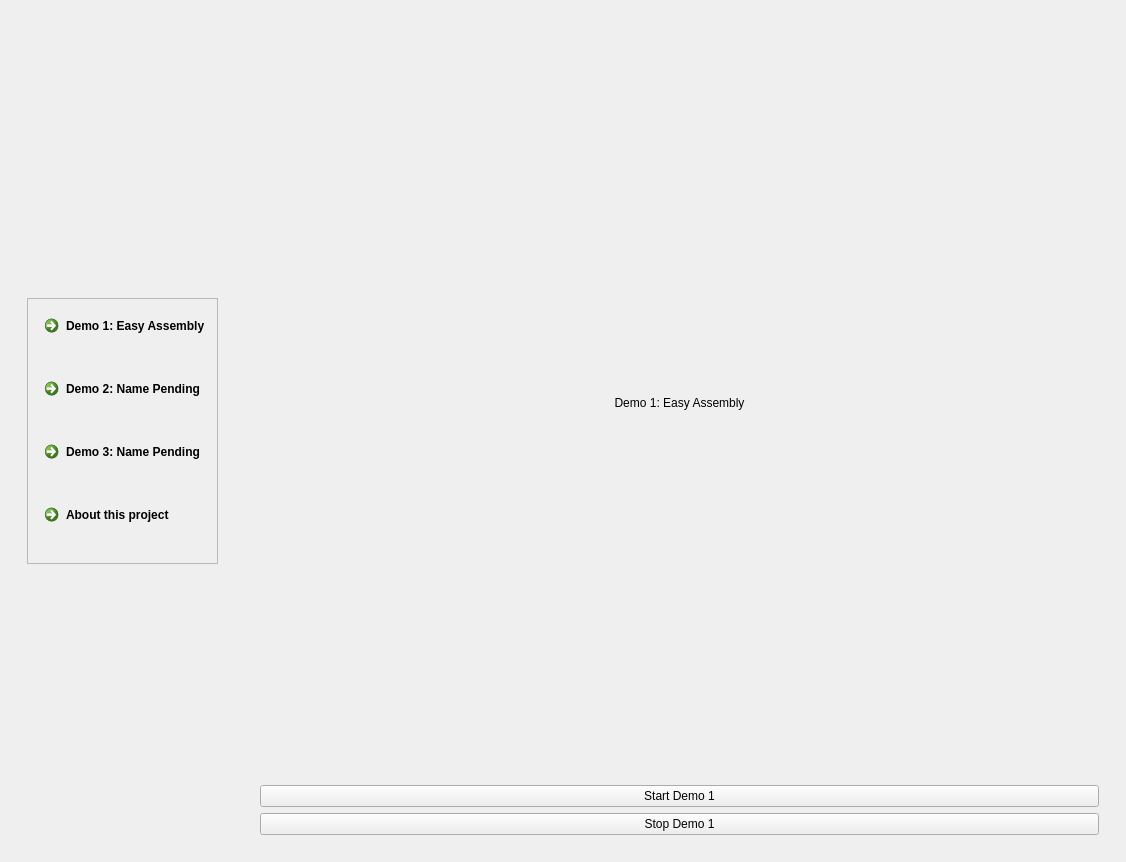
<?xml version="1.0" encoding="UTF-8"?>
<ui version="4.0">
 <class>MainWindow</class>
 <widget class="QMainWindow" name="MainWindow">
  <property name="geometry">
   <rect>
    <x>0</x>
    <y>0</y>
    <width>1126</width>
    <height>862</height>
   </rect>
  </property>
  <property name="windowTitle">
   <string>MainWindow</string>
  </property>
  <widget class="QWidget" name="centralwidget">
   <layout class="QGridLayout" name="gridLayout">
    <item row="0" column="0">
     <widget class="QWidget" name="WidgetMenu" native="true">
      <property name="maximumSize">
       <size>
        <width>500</width>
        <height>16777215</height>
       </size>
      </property>
      <layout class="QGridLayout" name="gridLayout_2">
       <item row="0" column="0">
        <widget class="QWidget" name="WidgetJustifier" native="true">
         <layout class="QGridLayout" name="gridLayout_3">
          <item row="0" column="0">
           <widget class="QWidget" name="LogoJustifier" native="true"/>
          </item>
          <item row="1" column="0">
           <widget class="QFrame" name="PageSelectors">
            <property name="frameShape">
             <enum>QFrame::StyledPanel</enum>
            </property>
            <property name="frameShadow">
             <enum>QFrame::Raised</enum>
            </property>
            <layout class="QVBoxLayout" name="verticalLayout">
             <item>
              <widget class="QCommandLinkButton" name="Demo1PageBtn">
               <property name="text">
                <string>Demo 1: Easy Assembly</string>
               </property>
              </widget>
             </item>
             <item>
              <widget class="QCommandLinkButton" name="Demo2PageBtn">
               <property name="text">
                <string>Demo 2: Name Pending</string>
               </property>
              </widget>
             </item>
             <item>
              <widget class="QCommandLinkButton" name="Demo3PageBtn">
               <property name="text">
                <string>Demo 3: Name Pending</string>
               </property>
              </widget>
             </item>
             <item>
              <widget class="QCommandLinkButton" name="AboutPageBtn">
               <property name="text">
                <string>About this project</string>
               </property>
              </widget>
             </item>
            </layout>
           </widget>
          </item>
          <item row="2" column="0">
           <widget class="QWidget" name="NightModeOrg" native="true"/>
          </item>
         </layout>
        </widget>
       </item>
      </layout>
     </widget>
    </item>
    <item row="0" column="1">
     <widget class="QWidget" name="Widget_Contents" native="true">
      <layout class="QHBoxLayout" name="horizontalLayout">
       <item>
        <widget class="QStackedWidget" name="WidgetPages">
         <widget class="QWidget" name="Demo1Page">
          <layout class="QVBoxLayout" name="verticalLayout_2">
           <item>
            <widget class="QLabel" name="Demo1Label">
             <property name="text">
              <string>Demo 1: Easy Assembly</string>
             </property>
             <property name="textFormat">
              <enum>Qt::PlainText</enum>
             </property>
             <property name="alignment">
              <set>Qt::AlignCenter</set>
             </property>
            </widget>
           </item>
           <item>
            <widget class="QPushButton" name="StartDemo1Btn">
             <property name="text">
              <string>Start Demo 1</string>
             </property>
            </widget>
           </item>
           <item>
            <widget class="QPushButton" name="StopDemo1Btn">
             <property name="text">
              <string>Stop Demo 1</string>
             </property>
            </widget>
           </item>
          </layout>
         </widget>
         <widget class="QWidget" name="Demo2Page">
          <layout class="QVBoxLayout" name="verticalLayout_3">
           <item>
            <widget class="QLabel" name="Demo2Label">
             <property name="text">
              <string>Demo 2: Name Pending</string>
             </property>
             <property name="alignment">
              <set>Qt::AlignCenter</set>
             </property>
            </widget>
           </item>
           <item>
            <widget class="QPushButton" name="StartDemo2Btn">
             <property name="text">
              <string>Start Demo 2</string>
             </property>
            </widget>
           </item>
           <item>
            <widget class="QPushButton" name="StopDemo2Btn">
             <property name="text">
              <string>Stop Demo 2</string>
             </property>
            </widget>
           </item>
          </layout>
         </widget>
        </widget>
       </item>
      </layout>
     </widget>
    </item>
   </layout>
  </widget>
 </widget>
 <resources/>
 <connections>
  <connection>
   <sender>Demo1PageBtn</sender>
   <signal>toggled(bool)</signal>
   <receiver>WidgetPages</receiver>
   <slot>show()</slot>
   <hints>
    <hint type="sourcelabel">
     <x>166</x>
     <y>339</y>
    </hint>
    <hint type="destinationlabel">
     <x>721</x>
     <y>430</y>
    </hint>
   </hints>
  </connection>
 </connections>
</ui>
